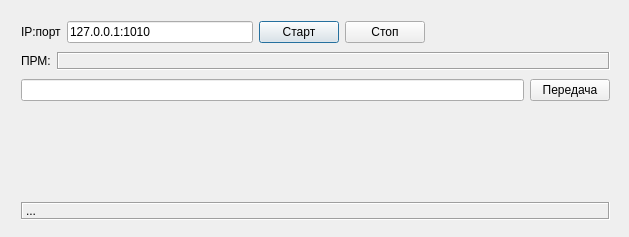
<?xml version="1.0" encoding="UTF-8"?>
<ui version="4.0">
 <class>Dialog</class>
 <widget class="QDialog" name="Dialog">
  <property name="geometry">
   <rect>
    <x>0</x>
    <y>0</y>
    <width>629</width>
    <height>237</height>
   </rect>
  </property>
  <property name="windowTitle">
   <string>Dialog</string>
  </property>
  <widget class="QWidget" name="layoutWidget">
   <property name="geometry">
    <rect>
     <x>10</x>
     <y>10</y>
     <width>611</width>
     <height>221</height>
    </rect>
   </property>
   <layout class="QVBoxLayout" name="verticalLayout">
    <item>
     <layout class="QHBoxLayout" name="horizontalLayout">
      <item>
       <widget class="QLabel" name="label">
        <property name="text">
         <string>IP:порт</string>
        </property>
       </widget>
      </item>
      <item>
       <widget class="QLineEdit" name="lineEdit_IP">
        <property name="text">
         <string>127.0.0.1:1010</string>
        </property>
       </widget>
      </item>
      <item>
       <widget class="QPushButton" name="pushButtonStart">
        <property name="text">
         <string>Старт</string>
        </property>
       </widget>
      </item>
      <item>
       <widget class="QPushButton" name="pushButtonStop">
        <property name="text">
         <string>Стоп</string>
        </property>
       </widget>
      </item>
      <item>
       <spacer name="horizontalSpacer">
        <property name="orientation">
         <enum>Qt::Horizontal</enum>
        </property>
        <property name="sizeHint" stdset="0">
         <size>
          <width>40</width>
          <height>20</height>
         </size>
        </property>
       </spacer>
      </item>
     </layout>
    </item>
    <item>
     <layout class="QHBoxLayout" name="horizontalLayout_3" stretch="0,1">
      <property name="topMargin">
       <number>3</number>
      </property>
      <property name="bottomMargin">
       <number>3</number>
      </property>
      <item>
       <widget class="QLabel" name="label_2">
        <property name="sizePolicy">
         <sizepolicy hsizetype="Minimum" vsizetype="Preferred">
          <horstretch>0</horstretch>
          <verstretch>0</verstretch>
         </sizepolicy>
        </property>
        <property name="text">
         <string>ПРМ:</string>
        </property>
       </widget>
      </item>
      <item>
       <widget class="QLabel" name="labelRcv">
        <property name="sizePolicy">
         <sizepolicy hsizetype="Preferred" vsizetype="Preferred">
          <horstretch>0</horstretch>
          <verstretch>0</verstretch>
         </sizepolicy>
        </property>
        <property name="frameShape">
         <enum>QFrame::Box</enum>
        </property>
        <property name="frameShadow">
         <enum>QFrame::Sunken</enum>
        </property>
        <property name="text">
         <string/>
        </property>
       </widget>
      </item>
     </layout>
    </item>
    <item>
     <layout class="QHBoxLayout" name="horizontalLayout_2">
      <item>
       <widget class="QLineEdit" name="lineEditToSend"/>
      </item>
      <item>
       <widget class="QPushButton" name="pushButtonSend">
        <property name="text">
         <string>Передача</string>
        </property>
       </widget>
      </item>
     </layout>
    </item>
    <item>
     <spacer name="verticalSpacer">
      <property name="orientation">
       <enum>Qt::Vertical</enum>
      </property>
      <property name="sizeHint" stdset="0">
       <size>
        <width>20</width>
        <height>78</height>
       </size>
      </property>
     </spacer>
    </item>
    <item>
     <widget class="QLabel" name="label_msg">
      <property name="frameShape">
       <enum>QFrame::Box</enum>
      </property>
      <property name="frameShadow">
       <enum>QFrame::Sunken</enum>
      </property>
      <property name="lineWidth">
       <number>1</number>
      </property>
      <property name="text">
       <string>...</string>
      </property>
     </widget>
    </item>
   </layout>
  </widget>
 </widget>
 <layoutdefault spacing="6" margin="11"/>
 <resources/>
 <connections/>
</ui>
